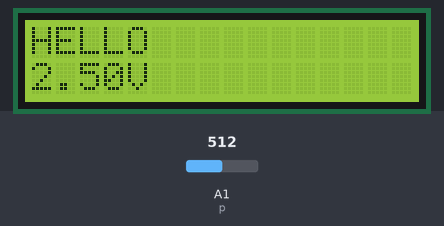
Simulated run of this sketch. Board: Arduino Uno, built with avr-gcc and run on an emulated ATmega328P. Parts: 16×2 character LCD. The test bench sets the inputs (shaded band); at power-on: A1 (p) = 512.

Above: at 1.6 s.
1.7 s: A1 (p) set to 716
At 2.3 s:
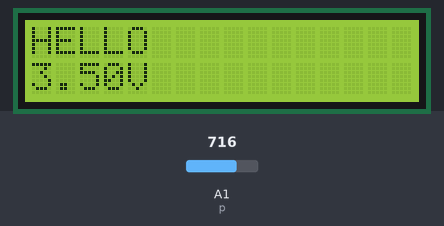
4.7 s: A1 (p) set to 900
At 5.5 s:
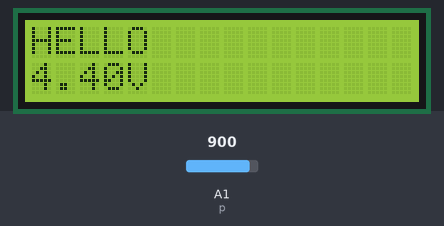
6.2 s: A1 (p) set to 1010
At 6.9 s:
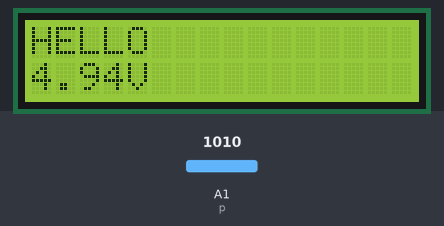
Timing chart, 0 to 9.2 s (numbered marks = the images above; inputs shaded):
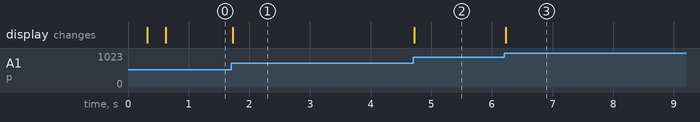

Measured:
- after the input at 1.7 s, the display: changes at once (image 1)
- after the input at 4.7 s, the display: changes at once (image 2)
- after the input at 6.2 s, the display: changes at once (image 3)

The sketch:

LCD-V.ino
```cpp
#include <Wire.h>
#include <LiquidCrystal_I2C.h>
LiquidCrystal_I2C lcd(0x27, 2, 1, 0, 4, 5, 6, 7, 3, POSITIVE);  //SDA->A4SCL->A5
int p=A1;
void setup()
{ lcd.begin(16,2);
    /*lcd.backlight();
    delay(250);*/
  lcd.noBacklight();
      delay(250);
  lcd.backlight();
  lcd.setCursor(0,0);
  lcd.print("HELLO");
  delay(100);
}
void loop()
{  int sv =analogRead(p);
float tt=sv*(5.0/1023.0);
if(sv<1000){
  lcd.setCursor(3,1);
    lcd.print(" ");
  }
  if(sv<100){
    lcd.setCursor(2,1);
    lcd.print(" ");
    }
    if(sv<10){
      lcd.setCursor(1,1);
    lcd.print(" ");
      }
  lcd.setCursor(0,1);
 // lcd.print(sv,DEC);
 lcd.print(tt);
 lcd.print("V");
}
```
